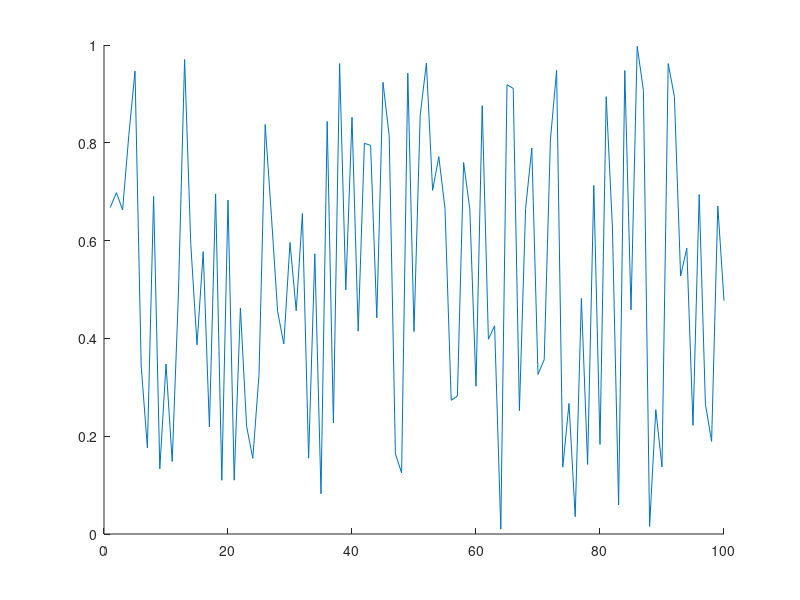

MATLAB code to generate this figure: (Note: this script raises an error after producing the figure.)
clc
close all
clear

if isfolder('pics') == 0
    mkdir('pics')
end

x = 1:100;
y = rand(100,1);
idxmin = find(y == max(y));
idxmax = find(y == min(y));
txt = ['\leftarrow y = ',int2str(max(y))];
hold on
plot(x,y)
plot(x,y,'o','MarkerIndices',[idxmin idxmax],'MarkerFaceColor','red','MarkerSize',5)
t = text(idxmax,y(idxmax),txt);
t.Color = [153/255 153/255 255/255];
hold off
legend('random plot [0:1]');
print -dpng ./pics/test.png
close
%% testing plot function
clc

x = [0:0.01:2*pi];
y = sin(x);
yCmp = cos(x);
string = 'My test plot';
p_title = 'test_print';
t="";

% test = myplot(x,y,string,p_title);
test2 = superplot(x,y,'plotName',"My super plot",'figureName',"super_plot");
test3 = superplot(x,y,'cmpYLegend',"cos(x)",'figureName',"cosxVsSinx",'cmpY',yCmp,'yLegend',"sin(x)",'yName',"Amplitude",'xName',"Samples NOT normalized to 2\pi", ...
    'plotName',"Plotting cos(x) against sin(x)");
close(test2);
close(test3);
test4 = superplot(x,y);

testV = ones(1,1);
testV(2) = 5;

%% testing MER loop
% clear
clc
close all

idx = 1;
for i = 0:200
    if ( rem((i-1)/4,1)==0 )
        validLen(idx) = i;
        idx = idx+1;
    end
end

% Constants are double-precision by default
vec = [9 77];

% for i
    
% for i = vec(1):0.01:vec(1)
%     fprintf("i is %d coefficients\n",i);
% end
    
% for i = 0:2:10
%     fprintf("i SHOULD be EVEN and is %d\n",i);
% end

%coefficients have to be even and divisible by span w/no remainder LOOK
%INTO THIS
%beta MUST be greater than 0
% [MER_out, betaTX_out, betaRCV_out, coeff_out] = MER_opt('Nsps',4,'numCoeffs',vec,'betaTX',[0 0.0001 .16],'betaRCV',[0.12 0.01 0.12],'MER',50);
% [MER_out, betaTX_out, betaRCV_out, coeff_out] = MER_opt('Nsps',4,'numCoeffs',[25 77],'betaTX',[.01 0.01 .16],'betaRCV',[0.12 0.01 0.34],'MER',40);

% last = find(~MER_out,1);
% fileID = fopen('GSM_parameters.txt','w');
% cBeta = char(hex2dec('03b2'));
% fprintf(fileID,'%10s %10s %10s %10s\r\n','MER', 'betaTX', 'betaRCV', 'length');
% A = [MER_out(1:last-1); betaTX_out(1:last-1); betaRCV_out(1:last-1); coeff_out(1:last-1)];
% fprintf(fileID,'%10.6f %10.6f %10.6f %8.0f\r\n',A);
% fclose(fileID);

DONE = ones(10,1);
finish = sum(DONE(1:3));

%% MER calc
% clc
% clear all
% close all
% den = [-0.001473028462308   0.005666223150735  -0.019416661964618  -0.041188246018261   0.083990599017613  -0.169565530125065   0.900837427479342 ...
%     0.311842632473442  -0.140969388867244   0.099871376920441  -0.088049305611010   0.023834632003521  -0.009447343197004   0.002953619390284]
% 
% pk = 0.99924965776672958;
% 
% 10*log10(pk^2/sum(den.^2));

%% Testing stuff
close all
clc
clear

x=(-10:0.1:10);
xs=x(x>-4 & x<4);
slope = @(var) var+1
figure;
hold on;
% area(xs,normpdf(xs,0,3));
% plot(x,normpdf(x,0,3));
plot(x,slope(x));
area(xs,slope(xs));
ar = integral(slope,-4,4);
hold off

samples = 100;
% length of filter
N = 21;
% Order of filter
M = N-1;
% Number of symbols per sample OR Nsps
Nsps = 4;
% length of the pulse
span = M/Nsps;
% beta or excess bandwidth
beta = 0.25;
% Frequency vector (radians/sample)
w = [0:1:samples]/samples*pi;
% stopband frequency (cycles/sample)
fs = 0.2;

% compute IR
h_rcv = rcosdesign(beta,span,Nsps);
% FR
H_rcv = freqz(h_rcv,1,w);
abs_H = real(20*log10(abs(H_rcv)));
fun = @(x) abs_H(x)-20*log10(min(abs(H_rcv))) ;
funw = @(x) w(x);
samp = find(w/2/pi >= fs);

figure(2);
hold on
plot( w/2/pi,20*log10(abs(H_rcv))-20*log10(min(abs(H_rcv))));
% plot( w/2/pi,20*log10(abs(H_rcv)));
% figure(2)
area( funw(samp)/2/pi, abs_H(samp(1):samp(end))-20*log10(min(abs(H_rcv))) );
hold off
% % stopband frequency (cycles/sample)
% fs = 0.2;
Xs = 0:pi/5:pi;
Ys = sin(Xs');
wuut = Xs';
% Q = cumtrapz(Xs,Ys)
% zeropad = zeros( 
% plot(funw(samp)/2/pi,fun)
QQ = cumtrapz([0.2:0.5]*2*pi,abs_H-20*log10(min(abs(H_rcv))));
% QQ = cumtrapz([0.2:0.5]*2*pi,abs_H);

% convert to linear units; sum them; convert back to dB
sum( 10.^(0.1.*(20.*log10(abs(H_rcv(41:101)))) ))
